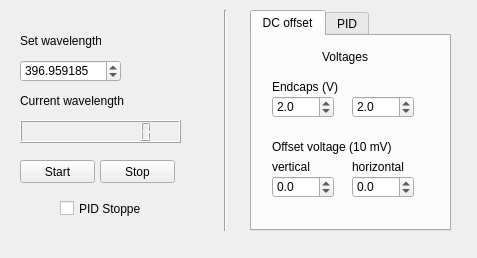
<?xml version="1.0" encoding="UTF-8"?>
<ui version="4.0">
 <class>MainWindow</class>
 <widget class="QMainWindow" name="MainWindow">
  <property name="geometry">
   <rect>
    <x>0</x>
    <y>0</y>
    <width>477</width>
    <height>258</height>
   </rect>
  </property>
  <property name="windowTitle">
   <string>MainWindow</string>
  </property>
  <widget class="QWidget" name="centralwidget">
   <widget class="QDoubleSpinBox" name="Set_wavelength">
    <property name="geometry">
     <rect>
      <x>20</x>
      <y>60</y>
      <width>101</width>
      <height>22</height>
     </rect>
    </property>
    <property name="decimals">
     <number>6</number>
    </property>
    <property name="minimum">
     <double>0.000000000000000</double>
    </property>
    <property name="maximum">
     <double>400.000000000000000</double>
    </property>
    <property name="singleStep">
     <double>0.000010000000000</double>
    </property>
    <property name="value">
     <double>396.959184999999991</double>
    </property>
   </widget>
   <widget class="QLabel" name="label">
    <property name="geometry">
     <rect>
      <x>20</x>
      <y>30</y>
      <width>81</width>
      <height>21</height>
     </rect>
    </property>
    <property name="text">
     <string>Set wavelength</string>
    </property>
   </widget>
   <widget class="QLCDNumber" name="lcdnumber">
    <property name="geometry">
     <rect>
      <x>20</x>
      <y>120</y>
      <width>161</width>
      <height>23</height>
     </rect>
    </property>
    <property name="palette">
     <palette>
      <active>
       <colorrole role="WindowText">
        <brush brushstyle="SolidPattern">
         <color alpha="255">
          <red>255</red>
          <green>0</green>
          <blue>0</blue>
         </color>
        </brush>
       </colorrole>
      </active>
      <inactive>
       <colorrole role="WindowText">
        <brush brushstyle="SolidPattern">
         <color alpha="255">
          <red>255</red>
          <green>0</green>
          <blue>0</blue>
         </color>
        </brush>
       </colorrole>
      </inactive>
      <disabled>
       <colorrole role="WindowText">
        <brush brushstyle="SolidPattern">
         <color alpha="255">
          <red>120</red>
          <green>120</green>
          <blue>120</blue>
         </color>
        </brush>
       </colorrole>
      </disabled>
     </palette>
    </property>
    <property name="font">
     <font>
      <pointsize>12</pointsize>
      <weight>75</weight>
      <bold>true</bold>
      <stylestrategy>PreferAntialias</stylestrategy>
     </font>
    </property>
    <property name="smallDecimalPoint">
     <bool>false</bool>
    </property>
    <property name="digitCount">
     <number>10</number>
    </property>
   </widget>
   <widget class="QPushButton" name="start_button">
    <property name="geometry">
     <rect>
      <x>20</x>
      <y>160</y>
      <width>75</width>
      <height>23</height>
     </rect>
    </property>
    <property name="text">
     <string>Start</string>
    </property>
   </widget>
   <widget class="QPushButton" name="stop_button">
    <property name="geometry">
     <rect>
      <x>100</x>
      <y>160</y>
      <width>75</width>
      <height>23</height>
     </rect>
    </property>
    <property name="text">
     <string>Stop</string>
    </property>
   </widget>
   <widget class="QLabel" name="label_2">
    <property name="geometry">
     <rect>
      <x>20</x>
      <y>90</y>
      <width>111</width>
      <height>21</height>
     </rect>
    </property>
    <property name="text">
     <string>Current wavelength</string>
    </property>
   </widget>
   <widget class="Line" name="line">
    <property name="geometry">
     <rect>
      <x>210</x>
      <y>10</y>
      <width>31</width>
      <height>221</height>
     </rect>
    </property>
    <property name="font">
     <font>
      <pointsize>12</pointsize>
     </font>
    </property>
    <property name="orientation">
     <enum>Qt::Vertical</enum>
    </property>
   </widget>
   <widget class="QTabWidget" name="tabWidget">
    <property name="geometry">
     <rect>
      <x>250</x>
      <y>10</y>
      <width>201</width>
      <height>221</height>
     </rect>
    </property>
    <property name="currentIndex">
     <number>0</number>
    </property>
    <widget class="QWidget" name="tab">
     <attribute name="title">
      <string>DC offset</string>
     </attribute>
     <widget class="QLabel" name="label_7">
      <property name="geometry">
       <rect>
        <x>100</x>
        <y>120</y>
        <width>61</width>
        <height>21</height>
       </rect>
      </property>
      <property name="text">
       <string>horizontal</string>
      </property>
     </widget>
     <widget class="QDoubleSpinBox" name="dc_offset_vertical">
      <property name="geometry">
       <rect>
        <x>20</x>
        <y>140</y>
        <width>62</width>
        <height>22</height>
       </rect>
      </property>
      <property name="decimals">
       <number>1</number>
      </property>
      <property name="minimum">
       <double>-100.000000000000000</double>
      </property>
     </widget>
     <widget class="QDoubleSpinBox" name="ec_voltage_1">
      <property name="geometry">
       <rect>
        <x>20</x>
        <y>60</y>
        <width>62</width>
        <height>22</height>
       </rect>
      </property>
      <property name="decimals">
       <number>1</number>
      </property>
      <property name="minimum">
       <double>-10.000000000000000</double>
      </property>
      <property name="maximum">
       <double>10.000000000000000</double>
      </property>
      <property name="singleStep">
       <double>0.100000000000000</double>
      </property>
      <property name="value">
       <double>2.000000000000000</double>
      </property>
     </widget>
     <widget class="QLabel" name="label_6">
      <property name="geometry">
       <rect>
        <x>20</x>
        <y>120</y>
        <width>51</width>
        <height>21</height>
       </rect>
      </property>
      <property name="text">
       <string>vertical</string>
      </property>
     </widget>
     <widget class="QLabel" name="label_4">
      <property name="geometry">
       <rect>
        <x>20</x>
        <y>40</y>
        <width>91</width>
        <height>21</height>
       </rect>
      </property>
      <property name="text">
       <string>Endcaps (V)</string>
      </property>
     </widget>
     <widget class="QDoubleSpinBox" name="dc_offset_horizontal">
      <property name="geometry">
       <rect>
        <x>100</x>
        <y>140</y>
        <width>62</width>
        <height>22</height>
       </rect>
      </property>
      <property name="decimals">
       <number>1</number>
      </property>
      <property name="minimum">
       <double>-100.000000000000000</double>
      </property>
     </widget>
     <widget class="QLabel" name="label_3">
      <property name="geometry">
       <rect>
        <x>70</x>
        <y>10</y>
        <width>51</width>
        <height>21</height>
       </rect>
      </property>
      <property name="text">
       <string>Voltages</string>
      </property>
     </widget>
     <widget class="QDoubleSpinBox" name="ec_voltage_2">
      <property name="geometry">
       <rect>
        <x>100</x>
        <y>60</y>
        <width>62</width>
        <height>22</height>
       </rect>
      </property>
      <property name="decimals">
       <number>1</number>
      </property>
      <property name="minimum">
       <double>-10.000000000000000</double>
      </property>
      <property name="maximum">
       <double>10.000000000000000</double>
      </property>
      <property name="singleStep">
       <double>0.100000000000000</double>
      </property>
      <property name="value">
       <double>2.000000000000000</double>
      </property>
     </widget>
     <widget class="QLabel" name="label_5">
      <property name="geometry">
       <rect>
        <x>20</x>
        <y>100</y>
        <width>141</width>
        <height>21</height>
       </rect>
      </property>
      <property name="text">
       <string>Offset voltage (10 mV)</string>
      </property>
     </widget>
    </widget>
    <widget class="QWidget" name="tab_2">
     <attribute name="title">
      <string>PID</string>
     </attribute>
     <widget class="QDoubleSpinBox" name="pic_control_p">
      <property name="geometry">
       <rect>
        <x>20</x>
        <y>80</y>
        <width>62</width>
        <height>22</height>
       </rect>
      </property>
      <property name="decimals">
       <number>1</number>
      </property>
      <property name="minimum">
       <double>-10.000000000000000</double>
      </property>
      <property name="maximum">
       <double>10.000000000000000</double>
      </property>
      <property name="singleStep">
       <double>0.100000000000000</double>
      </property>
      <property name="value">
       <double>0.500000000000000</double>
      </property>
     </widget>
     <widget class="QLabel" name="label_8">
      <property name="geometry">
       <rect>
        <x>50</x>
        <y>60</y>
        <width>21</width>
        <height>16</height>
       </rect>
      </property>
      <property name="text">
       <string>P</string>
      </property>
     </widget>
     <widget class="QLabel" name="label_9">
      <property name="geometry">
       <rect>
        <x>80</x>
        <y>40</y>
        <width>51</width>
        <height>21</height>
       </rect>
      </property>
      <property name="text">
       <string>PID</string>
      </property>
     </widget>
     <widget class="QDoubleSpinBox" name="pic_control_i">
      <property name="geometry">
       <rect>
        <x>100</x>
        <y>80</y>
        <width>62</width>
        <height>22</height>
       </rect>
      </property>
      <property name="decimals">
       <number>5</number>
      </property>
      <property name="minimum">
       <double>-10.000000000000000</double>
      </property>
      <property name="maximum">
       <double>10.000000000000000</double>
      </property>
      <property name="singleStep">
       <double>0.000100000000000</double>
      </property>
      <property name="value">
       <double>0.004250000000000</double>
      </property>
     </widget>
     <widget class="QLabel" name="label_10">
      <property name="geometry">
       <rect>
        <x>110</x>
        <y>60</y>
        <width>21</width>
        <height>16</height>
       </rect>
      </property>
      <property name="text">
       <string>I</string>
      </property>
     </widget>
    </widget>
   </widget>
   <widget class="QCheckBox" name="PID_check_box">
    <property name="geometry">
     <rect>
      <x>60</x>
      <y>200</y>
      <width>81</width>
      <height>17</height>
     </rect>
    </property>
    <property name="text">
     <string>PID Stopper</string>
    </property>
   </widget>
  </widget>
  <widget class="QMenuBar" name="menuBar">
   <property name="geometry">
    <rect>
     <x>0</x>
     <y>0</y>
     <width>477</width>
     <height>21</height>
    </rect>
   </property>
  </widget>
 </widget>
 <resources/>
 <connections/>
</ui>
